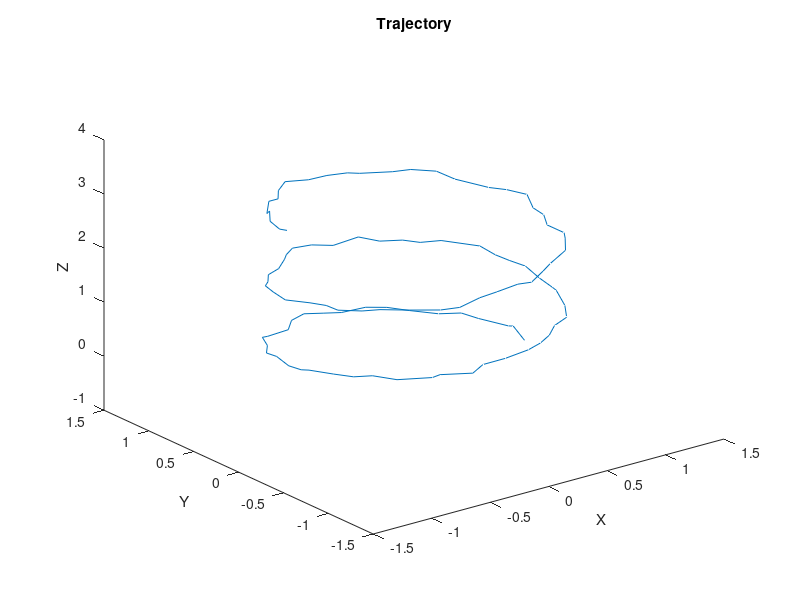

This figure's MATLAB source: (Note: this script raises an error after producing the figure.)

num_pts = 100;  % numver of points
r = 1;  % Radius of the spiral
p = 0.1;  % Pitch of the spiral
t = (linspace(0, 10*pi, num_pts))';  % Time vector
f = 0.5;   % frequency of points

% Spiral coordinates
x = r*cos(f*t);
y = r*sin(f*t);
z = p*t;

% add noise to observations
x = x + 0.03*randn(num_pts,1);
y = y + 0.03*randn(num_pts,1);
z = z + 0.03*randn(num_pts,1);

% Plot the spiral
figure(1)
plot3(x, y, z)
xlabel('X')
ylabel('Y')
zlabel('Z')
title('Trajectory')

% time and positions differences
dt = 1;
dx = diff(x);
dy = diff(y);
dz = diff(z);

% allocate filtered results
x_f = zeros(num_pts,1);
y_f = zeros(num_pts,1);
z_f = zeros(num_pts,1);


% initialize filters
[k_H, k_R, k_P] = initKalman();

% filter observations
for k = 1:num_pts
    if k == 1
        dx_k = 0;
        dy_k = 0;
        dz_k = 0;
    else
        dx_k = dx(k-1);
        dy_k = dy(k-1);
        dz_k = dz(k-1);
    end
    %input vectors
    k_x = [x(k); y(k); z(k); dx_k; dy_k; dz_k];
    k_z = [x(k); y(k); z(k)];
    % call the filter
    [ k_x, k_P ] = Kalman( k_z, k_x, k_P, k_R, k_H, dt);
    % save predicted positions
    x_f(k) = k_x(1);
    y_f(k) = k_x(2);
    z_f(k) = k_x(3);
end

% Plot the spiral trajectory
figure(1)
plot3(x_f, y_f, z_f)
hold on;
plot3(x, y, z)
hold off
xlabel('X')
ylabel('Y')
zlabel('Z')
title('Trajectory')
legend('Noisy Observations', 'Filtered Coordionates')

